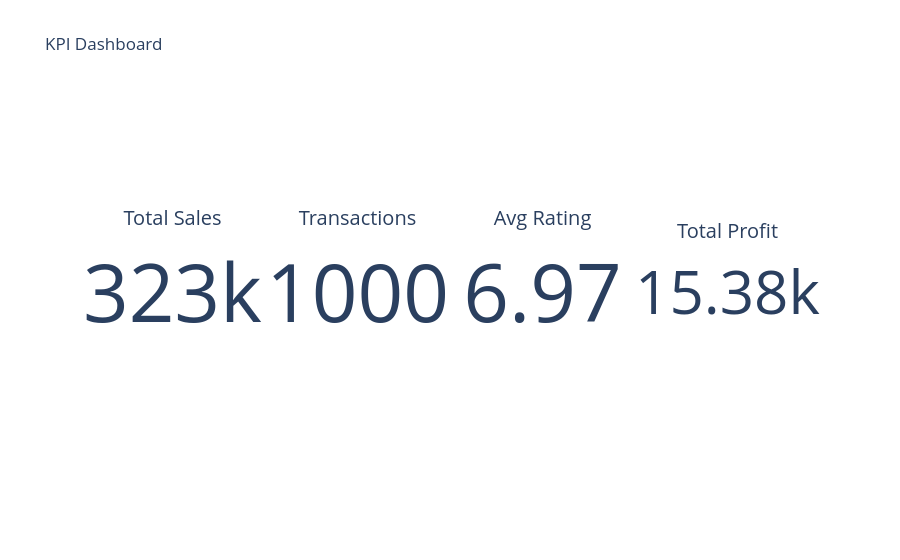

The notebook cell saved with this chart:
### Code cell
import plotly.graph_objects as go

fig = go.Figure()

fig.add_trace(go.Indicator(
    mode="number",
    value=total_sales,
    title={"text": "Total Sales"},
    domain={'x': [0, 0.25], 'y': [0, 1]}
))

fig.add_trace(go.Indicator(
    mode="number",
    value=total_transactions,
    title={"text": "Transactions"},
    domain={'x': [0.25, 0.5], 'y': [0, 1]}
))

fig.add_trace(go.Indicator(
    mode="number",
    value=avg_rating,
    title={"text": "Avg Rating"},
    domain={'x': [0.5, 0.75], 'y': [0, 1]}
))

fig.add_trace(go.Indicator(
    mode="number",
    value=total_profit,
    title={"text": "Total Profit"},
    domain={'x': [0.75, 1], 'y': [0, 1]}
))

fig.update_layout(title="KPI Dashboard")
fig.show()

### Figure 1 — Plotly figure (JSON) as saved in the notebook; plotly's stock layout.template omitted (floating-point values rounded to 4 significant figures)
{"data": [{"domain": {"x": [0, 0.25], "y": [0, 1]}, "mode": "number", "title": {"text": "Total Sales"}, "type": "indicator", "value": 323000.0}, {"domain": {"x": [0.25, 0.5], "y": [0, 1]}, "mode": "number", "title": {"text": "Transactions"}, "type": "indicator", "value": 1000}, {"domain": {"x": [0.5, 0.75], "y": [0, 1]}, "mode": "number", "title": {"text": "Avg Rating"}, "type": "indicator", "value": 6.973}, {"domain": {"x": [0.75, 1], "y": [0, 1]}, "mode": "number", "title": {"text": "Total Profit"}, "type": "indicator", "value": 15380.0}], "layout": {"title": {"text": "KPI Dashboard"}}}
